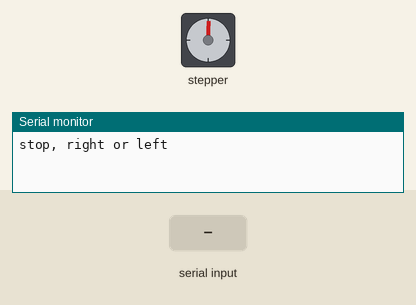
Recording of a sketch running on a simulated Arduino Uno, built with avr-gcc and run on an emulated ATmega328P. On the bench: stepper motor, the last lines printed to the serial monitor. Wiring (inferred from the names in the program): stepper motor (2048 steps per turn assumed): coils pin 2, pin 3, pin 4, pin 5. The inputs (shaded band) are chosen by the test bench.

Above: at 1.2 s.
1.3 s: "right\n" received over Serial
4.3 s: "stop\n" received over Serial
At 4.7 s:
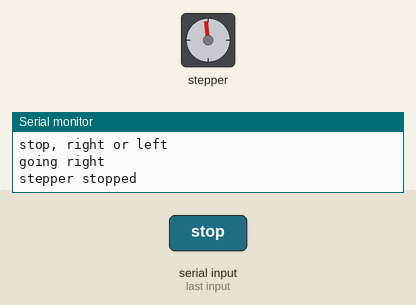
5.8 s: "left\n" received over Serial
At 13.53 s:
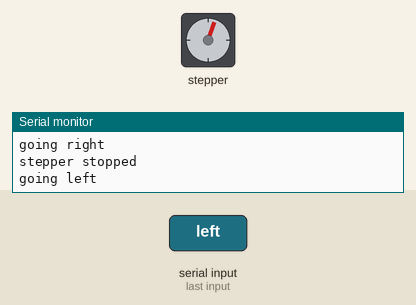
At 19.37 s:
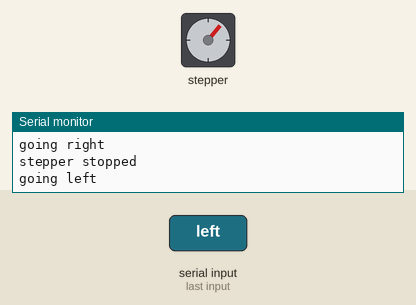
Timing chart, 0 to 21.0 s (numbered marks = the images above; inputs shaded):
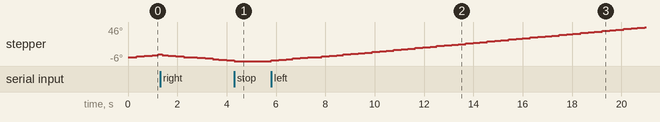

The sketch:

ConsoleToStepper.ino
```cpp
const byte numChars = 32;
char receivedChars[numChars];

boolean newData = false;

bool stepperDirection = true; // true = right
long stepperSpeed = 50;
bool stepperStopped = false;

int stepperPosition = 0;
int stepperPins [4] = {2,3,4,5};


bool stepperPositions [8][4] = {{1,0,0,0},{1,1,0,0},
                               {0,1,0,0},{0,1,1,0},
                               {0,0,1,0},{0,0,1,1},
                               {0,0,0,1},{1,0,0,1}};

bool stepperPositionsBasic [4][4] = {{1,0,0,0},
                               {0,1,0,0},
                               {0,0,1,0},
                               {0,0,0,1}};

long lastMili = 0;

void setup() {
  for (int i = 0; i < 4; i ++)
  {
    pinMode(stepperPins[i], OUTPUT);
  }

  Serial.begin(9600);
  Serial.println("stop, right or left");
}


void loop() {
  recieve();
  printstepper();
  movestepper();
}


void recieve()
{
  if (!newData)
  {
    static byte ndx = 0;
    char endMarker = '\n';
    char rc;
    while (Serial.available() > 0 && newData == false)
    {
      rc = Serial.read();
      if (rc != endMarker)
      {
        receivedChars[ndx] = rc;
        ndx++;
        if (ndx >= numChars)
        {
          ndx = numChars - 1;
        }
      }
      else
      {
        receivedChars[ndx] = '\0'; // terminate the string
        ndx = 0;
        newData = true;
      }
    }
  }
}


void printstepper()
{
  if (newData == true)
  {
    String recievedString = String(receivedChars);
    newData = false;

    if (recievedString == "stop")
    {
      stepperStopped = true;
      Serial.println("stepper stopped");
    }

    if (recievedString == "left")
    {
      stepperStopped = false;
      stepperDirection = true;
      Serial.println("going left");
    }

    if (recievedString == "right")
    {
      stepperStopped = false;
      stepperDirection = false;
      Serial.println("going right");
    }
  }
}


void movestepper()
{
  if (!stepperStopped)
  {
    if (millis() > lastMili + stepperSpeed || millis() < lastMili)
    {
      lastMili = millis();
      if (stepperDirection)
      {
        stepperPosition += 1;
        //if (stepperPosition == 8)
        if (stepperPosition == 4)
        {
          stepperPosition = 0;
        }
      }
      else
      {
        stepperPosition -= 1;
        if (stepperPosition == -1)
        {
          //stepperPosition = 7;
          stepperPosition = 3;
        }
      }


      for (int i = 0; i < 4; i++)
      {
        //digitalWrite(stepperPins[i], stepperPositions[stepperPosition][i]);
        digitalWrite(stepperPins[i], stepperPositionsBasic[stepperPosition][i]);
      }
    }
  }
  else
  {
    for (int i = 0; i < 4; i++)
    {
      digitalWrite(stepperPins[i], LOW);
    }
    delay(500);
  }
}
```

Measured:
- after the input at 4.3 s, stepper: goes on until 4.3 s, then stays -6°
